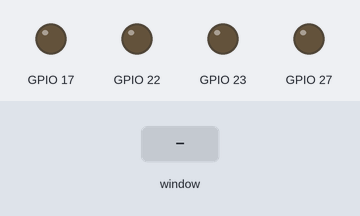
Recording of a program running on a simulated Raspberry Pi (BCM pin numbers). On the bench: output pins drawn as LEDs (lit = HIGH). The inputs (shaded band) are chosen by the test bench. The clock reads 2024-03-15 10:24:30 at power-on unless the program sets it; the desktop window is not drawn, its controls go by their first labels and the mouse button is held 0.15 s; what the program prints to the terminal is not drawn.

Above: at 1.3 s.
1.4 s: control labelled "START AUTO" in the window clicked
At 2.5 s:
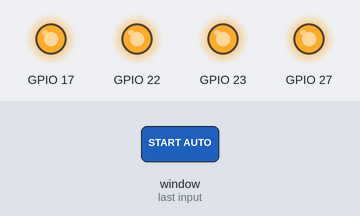
2.9 s: control labelled "STOP" in the window clicked
At 3.5 s:
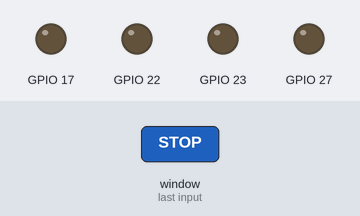
4.4 s: control labelled "ALL ON" in the window clicked
At 5.8 s:
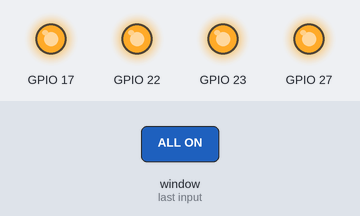
Timing chart, 0 to 7.4 s (numbered marks = the images above; inputs shaded):
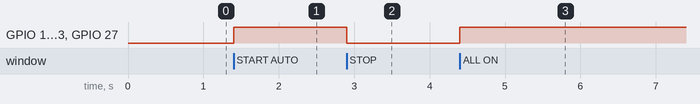

The program:

Garden_Controller_GuiV3.py
```python
#!/usr/bin/env python3
import tkinter as tk
from tkinter import ttk
import datetime
import time
import os
import sys
import math

# --- GPIO Library Detection (Pi 5 vs Pi 3/4) ---
USING_LGPIO = False
h_chip = None

try:
    import lgpio
    USING_LGPIO = True
    print("Detected lgpio library (Raspberry Pi 5 mode)")
except ImportError:
    try:
        import RPi.GPIO as GPIO
        USING_LGPIO = False
        print("Detected RPi.GPIO library (Pi 3/4 mode)")
    except ImportError:
        print("Error: Neither lgpio nor RPi.GPIO found. Please install one.")
        sys.exit(1)

# --- Configuration ---
# GPIO Pins for 4 Relays
RELAY_PINS = [17, 27, 22, 23]  # Pin assignments for Relay 1, 2, 3, 4

# Default Times in seconds (ON, OFF)
# Relay 1: 1m ON, 5m OFF
# Relay 2: 2m ON, 3m OFF
# Relay 3: 3m ON, 2m OFF
# Relay 4: 4m ON, 1m OFF
DEFAULT_TIMES = [
    {'on': 60, 'off': 300},
    {'on': 120, 'off': 180},
    {'on': 180, 'off': 120},
    {'on': 240, 'off': 60}
]

relay_configs = []
for i, t in enumerate(DEFAULT_TIMES):
    relay_configs.append({
        'id': i+1,
        'on_sec': t['on'],
        'off_sec': t['off'],
        'active': False
    })

# Global State
stop_requested = False
current_cycle = 0
TOTAL_CYCLES = 4
phase = "IDLE"
animation_objects = []

def get_seasonal_schedule():
    month = datetime.datetime.now().month
    if month == 8: return 1
    elif month in [7, 9]: return 2
    else: return 3

def calculate_next_run():
    now = datetime.datetime.now()
    interval = get_seasonal_schedule()
    target = now.replace(hour=19, minute=0, second=0, microsecond=0)
    if now >= target:
        target += datetime.timedelta(days=1)
    days_since_epoch = (now - datetime.datetime(now.year, 1, 1)).days
    if days_since_epoch % interval != 0:
        target += datetime.timedelta(days=(interval - (days_since_epoch % interval)))
    return target.strftime("%Y-%m-%d %H:%M")

def setup_gpio():
    global h_chip
    if USING_LGPIO:
        try:
            h_chip = lgpio.gpiochip_open(0)
            for pin in RELAY_PINS:
                lgpio.gpio_claim_output(h_chip, pin)
                lgpio.gpio_write(h_chip, pin, 0)
        except Exception as e:
            print(f"Critical LGPIO Error: {e}")
            sys.exit(1)
    else:
        GPIO.setmode(GPIO.BCM)
        for pin in RELAY_PINS:
            GPIO.setup(pin, GPIO.OUT)
            GPIO.output(pin, GPIO.LOW)

def set_relay(index, state):
    """State: True=ON, False=OFF"""
    pin = RELAY_PINS[index]
    val = 1 if state else 0
    relay_configs[index]['active'] = state

    if USING_LGPIO:
        lgpio.gpio_write(h_chip, pin, val)
    else:
        GPIO.output(pin, val)

def set_all_relays(state):
    for i in range(len(RELAY_PINS)):
        set_relay(i, state)

def cleanup_gpio():
    global h_chip
    set_all_relays(False)
    if USING_LGPIO:
        try:
            if h_chip is not None:
                lgpio.gpiochip_close(h_chip)
        except Exception as e:
            if "unknown handle" not in str(e).lower():
                print(f"Cleanup Warning: {e}")
    else:
        GPIO.cleanup()

# --- GUI Application ---
class GardenApp:
    def __init__(self, root):
        self.root = root
        self.root.title("Smart Garden Controller - 4 Zones")
        self.root.geometry("800x700")
        self.root.configure(bg="#f0f8ff")

        # Header
        header = tk.Frame(root, bg="#2E8B57", height=70)
        header.pack(fill=tk.X)
        header.pack_propagate(False)
        tk.Label(header, text="🍅 Multi-Zone Tomato Garden", font=("Arial", 22, "bold"),
                 bg="#2E8B57", fg="white").pack(pady=15)

        # Status Panel
        status_frame = tk.Frame(root, bg="white", pady=10, relief=tk.RAISED, bd=2)
        status_frame.pack(fill=tk.X, padx=20, pady=5)

        self.lbl_status = tk.Label(status_frame, text="Status: IDLE", font=("Arial", 16, "bold"), bg="white", fg="#333")
        self.lbl_status.pack()

        self.lbl_timer = tk.Label(status_frame, text="Time: --:--:--", font=("Arial", 14), bg="white", fg="#666")
        self.lbl_timer.pack()

        self.lbl_cycle = tk.Label(status_frame, text="Cycle: 0 / 4", font=("Arial", 14), bg="white", fg="#666")
        self.lbl_cycle.pack()

        # Animation Canvas
        self.canvas_frame = tk.Frame(root, bg="#e0f7fa", relief=tk.SUNKEN, bd=2)
        self.canvas_frame.pack(fill=tk.BOTH, expand=True, padx=20, pady=5)

        self.canvas = tk.Canvas(self.canvas_frame, bg="#e0f7fa", highlightthickness=0)
        self.canvas.pack(fill=tk.BOTH, expand=True)

        self.drops = []
        self.anim_job = None
        self.draw_scene(False)

        # Main Controls
        ctrl_frame = tk.Frame(root, bg="#f0f8ff")
        ctrl_frame.pack(pady=10)

        btn_style = {"font": ("Arial", 12, "bold"), "width": 12, "height": 2, "fg": "white"}

        tk.Button(ctrl_frame, text="START AUTO", command=self.start_auto, bg="#4CAF50", **btn_style).grid(row=0, column=0, padx=5)
        tk.Button(ctrl_frame, text="STOP", command=self.stop_system, bg="#f44336", **btn_style).grid(row=0, column=1, padx=5)
        tk.Button(ctrl_frame, text="ALL ON", command=lambda: set_all_relays(True), bg="#2196F3", **btn_style).grid(row=0, column=2, padx=5)
        tk.Button(ctrl_frame, text="ALL OFF", command=lambda: set_all_relays(False), bg="#9E9E9E", **btn_style).grid(row=0, column=3, padx=5)

        # Relay Configuration Panel
        relay_frame = tk.Frame(root, bg="white", relief=tk.RIDGE, bd=2)
        relay_frame.pack(fill=tk.X, padx=20, pady=10)

        tk.Label(relay_frame, text="Zone Timing Configuration (Simultaneous Start)", font=("Arial", 12, "bold"), bg="white").pack(pady=5)

        # Grid for 4 relays
        grid_frame = tk.Frame(relay_frame, bg="white")
        grid_frame.pack(padx=10, pady=5)

        self.time_labels = []

        for i in range(4):
            row = i
            zone_name = f"Zone {i+1}"
            current_on = relay_configs[i]['on_sec']
            current_off = relay_configs[i]['off_sec']

            # Label
            lbl = tk.Label(grid_frame, text=f"{zone_name}: {current_on}s ON / {current_off}s OFF",
                          font=("Arial", 11), bg="white", width=35, anchor='w')
            lbl.grid(row=row, column=0, padx=5, pady=2)
            self.time_labels.append(lbl)

            # Decrease Button
            btn_dec = tk.Button(grid_frame, text="-", width=3,
                               command=lambda idx=i: self.adjust_time(idx, -10), bg="#FF9800", fg="white")
            btn_dec.grid(row=row, column=1, padx=2)

            # Increase Button
            btn_inc = tk.Button(grid_frame, text="+", width=3,
                               command=lambda idx=i: self.adjust_time(idx, 10), bg="#4CAF50", fg="white")
            btn_inc.grid(row=row, column=2, padx=2)

            tk.Label(grid_frame, text="(10s steps)", font=("Arial", 9), bg="white", fg="#777").grid(row=row, column=3, padx=5)

        # Footer Info
        info_lbl = tk.Label(root, text=f"Season: Every {get_seasonal_schedule()} days | Next: {calculate_next_run()}",
                          font=("Arial", 10), bg="#f0f8ff", fg="#555")
        info_lbl.pack(side=tk.BOTTOM, pady=5)

        self.running = False
        self.root.update_idletasks() # Ensure layout is calculated
        self.draw_scene(False)

    def adjust_time(self, index, delta):
        new_time = relay_configs[index]['on_sec'] + delta
        # Limit between 10s and 600s (10 mins)
        if new_time < 10: new_time = 10
        if new_time > 600: new_time = 600

        relay_configs[index]['on_sec'] = new_time
        off_time = relay_configs[index]['off_sec']

        self.time_labels[index].config(text=f"Zone {index+1}: {new_time}s ON / {off_time}s OFF")

    def draw_scene(self, watering):
        self.canvas.delete("all")
        self.drops = []
        w = self.canvas.winfo_width()
        h = self.canvas.winfo_height()
        if w < 10 or h < 10: return

        # Sky Color
        sky_color = "#87CEEB" if not watering else "#B0E0E6"
        self.canvas.create_rectangle(0, 0, w, h, fill=sky_color, outline="")

        # Draw Soil
        soil_color = "#5D4037" if watering else "#8D6E63"
        self.canvas.create_rectangle(0, h-40, w, h, fill=soil_color, outline="")

        # Draw 4 Tomato Plants (one per zone roughly)
        spacing = w // 5
        ground_y = h - 40

        for i in range(4):
            x = spacing * (i + 1)
            # Stake
            self.canvas.create_line(x, ground_y, x, ground_y-100, fill="#8B4513", width=3)
            # Leaves
            self.canvas.create_oval(x-15, ground_y-50, x+15, ground_y-15, fill="#228B22", outline="")
            # Tomatoes
            self.canvas.create_oval(x-8, ground_y-40, x, ground_y-32, fill="#FF4444", outline="#CC0000")
            self.canvas.create_oval(x+2, ground_y-60, x+10, ground_y-52, fill="#FF6666", outline="#CC0000")

        # Create 50 Water Drops
        if watering:
            for i in range(50):
                dx = (i * (w // 50)) % w
                dy = (i * 37) % h
                speed = 5 + (i % 5)
                drop = self.canvas.create_line(dx, dy, dx, dy+18, fill="#00BFFF", width=4, capstyle=tk.ROUND)
                self.drops.append({'id': drop, 'x': dx, 'y': dy, 'speed': speed})

    def animate_water(self):
        if not any(r['active'] for r in relay_configs):
            return

        w = self.canvas.winfo_width()
        h = self.canvas.winfo_height()

        for drop in self.drops:
            self.canvas.move(drop['id'], 0, drop['speed'])
            drop['y'] += drop['speed']
            if drop['y'] > h:
                drop['y'] = -20
                self.canvas.coords(drop['id'], drop['x'], drop['y'], drop['x'], drop['y']+18)

        if any(r['active'] for r in relay_configs):
            self.anim_job = self.root.after(33, self.animate_water)

    def start_auto(self):
        global stop_requested, current_cycle, phase
        stop_requested = False
        current_cycle = 0
        phase = "STARTING"
        self.running = True
        self.lbl_status.config(text="Status: STARTING...", fg="blue")
        self.run_cycle_loop()

    def stop_system(self):
        global stop_requested
        stop_requested = True
        set_all_relays(False)
        if self.anim_job:
            self.root.after_cancel(self.anim_job)
        self.draw_scene(False)
        self.lbl_status.config(text="Status: STOPPED BY USER", fg="red")

    def run_cycle_loop(self):
        global current_cycle, phase, stop_requested

        if stop_requested or current_cycle >= TOTAL_CYCLES:
            self.running = False
            phase = "IDLE"
            set_all_relays(False)
            msg = "Status: CYCLE COMPLETE" if not stop_requested else "Status: STOPPED"
            self.lbl_status.config(text=msg, fg="green")
            self.draw_scene(False)
            return

        # Calculate Simultaneous Run Time
        # All relays start NOW. They turn off individually when their time is up.
        # The "Phase" ends when the LONGEST relay turns off.
        max_on_time = max(r['on_sec'] for r in relay_configs)
        # Find a common OFF time? Or just wait for the longest ON to finish, then wait for the shortest OFF?
        # Simplified Logic: All ON for Max(ON). Then ALL OFF for Min(OFF) to ensure at least one rests?
        # Better Logic for "Cycle":
        # 1. Turn ALL ON.
        # 2. Wait for Max(ON_TIME). During this, some turn off earlier.
        # 3. Turn ALL OFF (ensure clean state).
        # 4. Wait for Min(OFF_TIME) or Max(OFF_TIME)?
        # Let's use the Max(OFF_TIME) to ensure everyone has rested enough before next cycle.

        max_off_time = max(r['off_sec'] for r in relay_configs)

        phase = "WATERING"
        self.lbl_status.config(text=f"Status: WATERING (Cycle {current_cycle+1}/{TOTAL_CYCLES})", fg="blue")
        self.draw_scene(True)

        # Turn ALL on
        set_all_relays(True)
        self.animate_water()

        # Wait for the longest zone to finish
        duration_ms = max_on_time * 1000
        self.root.after(duration_ms, lambda: self.wait_phase(max_off_time))

    def wait_phase(self, wait_time_sec):
        global current_cycle, phase, stop_requested
        if stop_requested: return

        set_all_relays(False) # Ensure all are off
        if self.anim_job: self.root.after_cancel(self.anim_job)

        phase = "WAITING"
        self.lbl_status.config(text=f"Status: WAITING ({wait_time_sec}s)...", fg="orange")
        self.draw_scene(False)

        duration_ms = wait_time_sec * 1000
        self.root.after(duration_ms, self.next_cycle)

    def next_cycle(self):
        global current_cycle
        if not stop_requested:
            current_cycle += 1
            self.lbl_cycle.config(text=f"Cycle: {current_cycle} / {TOTAL_CYCLES}")
            self.run_cycle_loop()

    def update_clock(self):
        now = datetime.datetime.now().strftime("%H:%M:%S")
        self.lbl_timer.config(text=f"Time: {now}")
        self.root.after(1000, self.update_clock)

if __name__ == "__main__":
    setup_gpio()
    root = tk.Tk()
    app = GardenApp(root)
    app.update_clock()

    def on_close():
        cleanup_gpio()
        root.destroy()

    root.protocol("WM_DELETE_WINDOW", on_close)
    root.mainloop()
```

Measured:
- after the input at 1.4 s, GPIO 17, GPIO 22, GPIO 23, GPIO 27: LOW → HIGH at once
- after the input at 2.9 s, GPIO 17, GPIO 22, GPIO 23, GPIO 27: HIGH → LOW at once
- after the input at 4.4 s, GPIO 17, GPIO 22, GPIO 23, GPIO 27: LOW → HIGH at once
